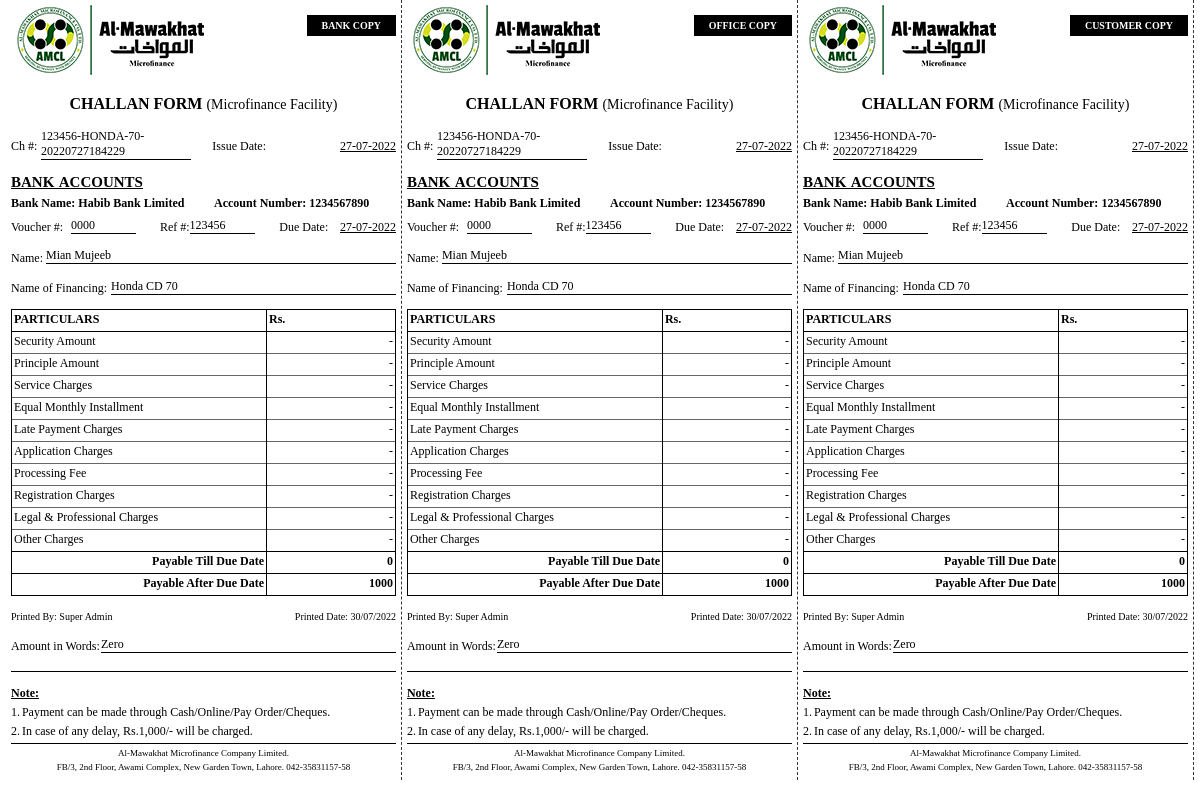
The page /challan/123456-HONDA-70-20220727184229/print (signed in) on the database its author committed.
### finance/models.py (models this page shows, shortened)
class EMIChallanProfile(models.Model):
    title = models.CharField(max_length=100)
    logo = models.ImageField(upload_to='challan/logo')
    class Meta:
        verbose_name = 'EMI Challan Profile'
        verbose_name_plural = 'EMI Challan Profiles'

class ApplicantProductChallan(models.Model):
    STATUS_CHOICES = (
        (1, 'Pending'),
        (2, 'Paid'),
        (3, 'Unpaid'),
    )
    status = models.IntegerField(choices=STATUS_CHOICES, default=1)
    applicant = models.ForeignKey(Applicant, on_delete=models.CASCADE, related_name='challans_by_applicant')
    product = models.ForeignKey(ApplicantProduct, on_delete=models.CASCADE, related_name='challans')
    challan_number = models.CharField(max_length=999)
    voucher_numebr = models.CharField(max_length=999)
    reference_numebr = models.CharField(max_length=999)
    issue_date = models.DateField(auto_now_add=True)
    due_date = models.DateField()
    principal_outstanding_amount = models.IntegerField(null=True, blank=True)
    payable_till_due_date = models.IntegerField(null=True, blank=True)
    payable_after_due_date = models.IntegerField(null=True, blank=True)
    class Meta:
        verbose_name = 'Applicant Product Challan'
        verbose_name_plural = 'Applicant Product Challans'

class EMIChallanBankAccount(models.Model):
    STAUTS_CHOICES = (
        (1, 'Active'),
        (2, 'Inactive'),
    )
    status = models.IntegerField(choices=STAUTS_CHOICES, default=1)
    name = models.CharField(max_length=100)
    account_number = models.CharField(max_length=100)
    class Meta:
        verbose_name = 'EMI Challan Bank Account'
        verbose_name_plural = 'EMI Challan Bank Accounts'

class ApplicantProduct(models.Model):
    applicant = models.ForeignKey(Applicant, on_delete=models.CASCADE, related_name='applicant_products')
    product = models.ForeignKey(Product, on_delete=models.CASCADE, related_name='product')
    financing_mode = models.ForeignKey(FinancingMode, on_delete=models.CASCADE, related_name='applicant_products')
    financing_amount = models.DecimalField(max_digits=100, decimal_places=2)
    security_amount = models.DecimalField(max_digits=100, decimal_places=2)
    tenure = models.IntegerField()
    rent = models.IntegerField()
    installment_start_date = models.DateField()
    emi = models.IntegerField()
    date_added = models.DateTimeField(auto_now_add=True)
    added_by = models.ForeignKey(User, on_delete=models.CASCADE, related_name='applicant_product_added_by')
    date_updated = models.DateTimeField(auto_now=True)
    updated_by = models.ForeignKey(User, on_delete=models.CASCADE, null=True, related_name='applicant_product_updated_by')
    class Meta:
        verbose_name = 'Applicant Product'
        verbose_name_plural = 'Applicant Products'

class ApplicantProductChallanDetail(models.Model):
    challan = models.ForeignKey(ApplicantProductChallan, on_delete=models.CASCADE, related_name='challan_details')
    particular = models.ForeignKey(EMIChallanParticular, on_delete=models.CASCADE)
    amount = models.IntegerField()
    class Meta:
        verbose_name = 'Applicant Product Challan Detail'
        verbose_name_plural = 'Applicant Product Challan Details'

class EMIChallanParticular(models.Model):
    STAUTS_CHOICES = (
        (1, 'Active'),
        (2, 'Inactive'),
    )
    status = models.IntegerField(choices=STAUTS_CHOICES, default=1)
    name = models.CharField(max_length=100)
    description = models.TextField(blank=True, null=True)
    class Meta:
        verbose_name = 'EMI Challan Particular'
        verbose_name_plural = 'EMI Challan Particulars'
    def __str__(self):
        return self.name

### applicants/models.py (models this page shows, shortened)
class Applicant(models.Model):
    STAUTS_CHOICES = (
        (1, 'Active'),
        (2, 'Inactive'),
    )
    GENDER_CHOICES = (
        (1, 'Male'),
        (2, 'Female'),
        (3, 'Other'),
    )
    MARITAL_STATUS_CHOICES = (
        (1, 'Married'),
        (2, 'Widowed'),
        (3, 'Separated'),
        (4, 'Divorced'),
        (5, 'Single'),
    )
    JOB_STATUS_CHOICES = (
        (1, 'Employeed'),
        (2, 'Unemployeed'),
    )
    RESIDENCE_STATUS_CHOICES = (
        (1, 'Personal'),
        (2, 'Rent'),
    )
    ORGANIZATION_TYPEs_CHOICES = (
        (1, 'Gov'),
        (2, 'Private'),
    )
    status = models.IntegerField(choices=STAUTS_CHOICES, default=1)
    refrence_number = models.CharField(max_length=100)
    salutation = models.IntegerField()
    name = models.CharField(max_length=120)
    father_husband_name = models.CharField(max_length=120)
    mother_name = models.CharField(max_length=120)
    cnic = models.CharField(max_length=20)
    dob = models.DateField()
    gender = models.IntegerField(choices=GENDER_CHOICES)
    marital_status = models.IntegerField(choices=MARITAL_STATUS_CHOICES)
    phone = models.CharField(max_length=20)
    whatsapp = models.CharField(max_length=30)
    email = models.EmailField()
    education = models.CharField(max_length=150)
    education_institute = models.CharField(max_length=120)
    education_verification = models.FileField(upload_to="education_verification/")
    job_status = models.IntegerField(choices=JOB_STATUS_CHOICES)
    residence_status = models.IntegerField(choices=RESIDENCE_STATUS_CHOICES)
    monthly_rent = models.DecimalField(max_digits=15, decimal_places=2, null=True, blank=True)
    mailing_address = models.CharField(max_length=255)
    residing_duration = models.IntegerField()
    current_address = models.CharField(max_length=255)
    profession = models.CharField(max_length=100)
    organization = models.CharField(max_length=150)
    organization_type = models.IntegerField(choices=ORGANIZATION_TYPEs_CHOICES)
    doj = models.DateField()
    experience = models.IntegerField()
    monthly_income = models.DecimalField(max_digits=50, decimal_places=2)
    office_phone = models.CharField(max_length=20)
    office_email = models.EmailField()
    office_address = models.CharField(max_length=255)
    previous_loan = models.DecimalField(max_digits=100, decimal_places=2)
    previous_loan_deduction = models.DecimalField(max_digits=100, decimal_places=2)
    monthly_other_income = models.DecimalField(max_digits=100, decimal_places=2)
    monthly_expense = models.DecimalField(max_digits=100, decimal_places=2)
    remarks = models.TextField(null=True, blank=True)
    photo = models.ImageField(upload_to='Applicants/')
    date_added = models.DateTimeField(auto_now_add=True)
    added_by = models.ForeignKey(User, on_delete=models.CASCADE, related_name='applicant_added_by')
    date_updated = models.DateTimeField(auto_now=True)
    updated_by = models.ForeignKey(User, on_delete=models.CASCADE, null=True, related_name='applicant_updated_by')
    class Meta:
        verbose_name = 'Applicant'
        verbose_name_plural = 'Applicants'
        db_table = 'Applicants'

### inventory/models.py (models this page shows, shortened)
class Product(models.Model):
    STAUTS_CHOICES = (
        (1, 'Active'),
        (2, 'Inactive'),
    )
    status = models.IntegerField(choices=STAUTS_CHOICES, default=1)
    code = models.CharField(max_length=20)
    name = models.CharField(max_length=100)
    category = models.ForeignKey(ProductCategory, on_delete=models.CASCADE, related_name="related_products")
    brand = models.CharField(max_length=150)
    model = models.CharField(max_length=150)
    price = models.FloatField()
    description = RichTextField(null=True, blank=True)
    picture = models.ImageField(null=True, blank=True, upload_to="Products/")
    date_added = models.DateTimeField(auto_now_add=True)
    added_by = models.ForeignKey(User, on_delete=models.CASCADE, related_name='products_added_by')
    date_updated = models.DateTimeField(auto_now=True, null=True)
    updated_by = models.ForeignKey(User, on_delete=models.CASCADE, related_name='products_updated_by', null=True)
    class Meta:
        verbose_name = 'Product'
        verbose_name_plural = 'Products'
        db_table = 'Products'

### finance/views.py (the view)
# urls.py: path('challan/<str:challan_number>/print', printChallan, name='print-challan'),
@login_required
def printChallan(request, challan_number):
    profile = EMIChallanProfile.objects.first()
    bank_accounts = EMIChallanBankAccount.objects.filter(status=1)
    particulars = EMIChallanParticular.objects.filter(status=1)
    challan = get_object_or_404(ApplicantProductChallan, challan_number=challan_number)
    context = {
        'range': range(3),
        'profile' : profile,
        'bank_accounts' : bank_accounts,
        'challan' : challan,
        'particulars' : particulars,
    }
    return render(request, 'finance/challan.html', context)

### templates/finance/Challan.html (shortened to what this page needs)
{% load custom_tags %}
<!doctype html>
<html>
<head>
</head>
<body>
    <table width="99%" border="0" class="page" cellpadding="5" cellspacing="10" align="center"
        style="border-collapse:collapse; margin-top:0px;">
        <tr>
            {% for n in range %}
            <td width="341" valign="top" class="table-data">
                <img src="{{profile.logo.url}}" />
                {% if n == 0 %}
                <h5 class="copy">BANK COPY</h5>
                {% elif n == 1 %}
                <h5 class="copy">OFFICE COPY</h5>
                {% else %}
                <h5 class="copy">CUSTOMER COPY</h5>
                {% endif %}
                <table style="border-collapse:collapse; margin-bottom: 0.4rem;" " width=" 100% " border="
                    0 " cellpadding=" 0 " cellspacing=" 0 ">
                    <div class=" heading ">
                        <b>CHALLAN FORM <span class=" span ">(Microfinance Facility)</span></b>
                    </div>
                    <tr>
                        <td width=" 30 " style=" text-align:left; ">Ch #:</td>
                        <td width=" 150 "><span style=" width:100%;display:inline-block; overflow:hidden;
                    border-bottom:1px solid; ">  {{challan.challan_number}} </span></td>
                        <td width=" 75 " style=" text-align:right; ">Issue Date:</td>
                        <td style=" text-align:right; text-decoration:underline; ">{{challan.issue_date|date:"d-m-Y"}}</td>
                    </tr>
                </table>
                <table style=" border-collapse:collapse; margin-bottom: 0.4rem; " width=" 100% " border="
                    0 " cellpadding=" 0 " cellspacing=" 0 ">
                    <h4 style=" text-align:left; margin-bottom:5px; text-decoration:underline; ">BANK ACCOUNTS</h4>
                    {% for i in bank_accounts %}
                    <tr>
                        <th style=" text-align:left ">Bank Name: {{i.name}}</th>
                        <th style=" text-align:left ">Account Number: {{i.account_number}}</th>
                    </tr>
                    {% endfor %}
                </table>
                <table style=" border-collapse:collapse; margin-bottom: 0.4rem; " width=" 100% " border="
                    0 " cellpadding=" 0 " cellspacing=" 0 ">
                    <tr>
                        <td width=" 60 " style=" text-align:left; ">Voucher #:</td>
                        <td><span style=" width:65px; display:inline-block; overflow:hidden; border-bottom:1px solid; "> 0000 </span></td>
                        <td width=" 40 " style=" text-align:right; ">Ref #:</td>
                        <td><span style=" width:65px;display:inline-block; overflow:hidden; border-bottom:1px solid; ">  {{challan.applicant.refrence_number}} </span></td>
                        <td width=" 60 " style=" text-align:right; ">Due Date:</td>
                        <td style=" text-align:right; text-decoration:underline; ">{{challan.due_date|date:"d-m-Y"}}</td>
                    </tr>
                </table>
                <table style=" border-collapse:collapse; margin-bottom: 0.4rem; " width=" 100% " border="
                    0 " cellpadding=" 0 " cellspacing=" 0 ">
                    <tr>
                        <td width=" 35 " style=" text-align:left; ">Name: </td>
                        <td><span style=" width: 100%; display:inline-block; overflow:hidden; border-bottom:1px solid; "> {{challan.applicant.name}} </span></td>
                    </tr>
                </table>
                <table style=" border-collapse:collapse; margin-bottom: 0.4rem; " width=" 100% " border="
                    0 " cellpadding=" 0 " cellspacing=" 0 ">
                    <tr>
                        <td width=" 100 " style=" text-align:left; ">Name of Financing: </td>
                        <td><span style=" width: 100%; display:inline-block; overflow:hidden; border-bottom:1px solid; "> {{challan.product.product.name}} </span></td>
                    </tr>
                </table>
                <table style=" border-collapse:collapse; border:1px solid #666; " cellpadding=" 2 " cellspacing="
                    2 " border=" 1 " width=" 100% ">
                    <tr>
                        <td style=" font-weight:bold; border: 1.5px solid #000; " width=" 250 ">PARTICULARS</td>
                        <td style=" font-weight:bold; border: 1.5px solid #000; ">Rs.</td>
                    </tr>
                    {% for i in challan.challan_details.all %}
                    <tr>
                        <td class=" border-l-r ">{{i.particular}}</td>
                        <td class=" border-l-r " style=" text-align: right">
                    {% if i.amount != 0 %}
                    {{i.amount}}
                    {% else %}
                    -
                    {% endif %}
            </td>
        </tr>
        {% endfor %}
        <tr>
            <td style=" text-align:right; font-weight:bold; border:1.5px solid #000; ">Payable Till Due Date</td>
            <td style=" text-align:right; font-weight:bold; border:1.5px solid #000; ">{{challan.payable_till_due_date}}
            </td>
        </tr>
        <tr>
            <td style=" text-align:right; font-weight:bold; border:1.5px solid #000; ">Payable After Due Date</td>
            <td style=" text-align:right; font-weight:bold; border:1.5px solid #000; ">
                {{challan.payable_after_due_date}}</td>
        </tr>
    </table>
    <span style=" font-size:10px; float:left; margin-top:15px; ">Printed By: {{request.user.first_name}}
        {{request.user.last_name}}</span>
    <span style=" font-size:10px; float:right; margin:15px 0; ">Printed Date: {% now 'd/m/Y' %}</span>
    <table width=" 100% " border=" 0 " style=" border-collapse:collapse; margin-top:
                    0.4rem; " cellpadding=" 0 " cellspacing=" 5 ">
        <tr>
            <td width=" 90 ">Amount in Words:</td>
            <td><span style=" width:100%; display:inline-block; overflow:hidden; border-bottom:1px solid; ">
                    {% amount_to_words challan.payable_till_due_date as words %} {{words|title}} </span>
            </td>
        </tr>
        <tr>
            <td colspan=" 2 "><span style=" width:100%; display:inline-block; overflow:hidden;
                    border-bottom:1px solid; "> </span></td>
        </tr>
    </table>
    <table width=" 100% " border=" 0 " style=" border-collapse:collapse; margin-top:
                    0.4rem; " cellpadding=" 0 " cellspacing=" 5 ">
        <tr>
            <td colspan=" 2 " style=" text-decoration: underline; font-weight: bold; ">Note:</td>
        </tr>
        <tr>
            <td>1.</td>
            <td>Payment can be made through Cash/Online/Pay Order/Cheques.</td>
        </tr>
        <tr>
            <td>2.</td>
            <td>In case of any delay, Rs.1,000/- will be charged.</td>
        </tr>
        <tr>
            <td colspan=" 2 " style=" border-top: 1.5px solid #000; "></td>
        </tr>
        <tr>
            <td colspan=" 2 " style=" text-align:center; font-size:9px; ">Al-Mawakhat Microfinance Company Limited.</td>
        </tr>
        <tr>
            <td colspan=" 2 " style=" text-align:center; font-size:9px; ">FB/3, 2nd Floor, Awami Complex, New Garden
                Town, Lahore. 042-35831157-58</td>
        </tr>
    </table>
    </td>
    {% endfor %}
    </tr>
    </table>
</body>
</html>

### rows shown on the page
EMIChallanProfile: logo (picture)
ApplicantProductChallan: challan_number "123456-HONDA-70-20220727184229" "123456-HONDA-70-20220727184229" "123456-HONDA-70-20220727184229", issue_date "27-07-2022" "27-07-2022" "27-07-2022", applicant.refrence_number "123456" "123456" "123456", due_date "27-07-2022" "27-07-2022" "27-07-2022", applicant.name "Mian Mujeeb" "Mian Mujeeb" "Mian Mujeeb", product.product.name "Honda CD 70" "Honda CD 70" "Honda CD 70", payable_till_due_date "0" "0" "0", payable_after_due_date "1000" "1000" "1000"
EMIChallanBankAccount: name "Habib Bank Limited", account_number "1234567890"
ApplicantProductChallanDetail: particular "Security Amount"
ApplicantProductChallanDetail: particular "Principle Amount"
ApplicantProductChallanDetail: particular "Service Charges"
ApplicantProductChallanDetail: particular "Equal Monthly Installment"
ApplicantProductChallanDetail: particular "Late Payment Charges"
ApplicantProductChallanDetail: particular "Application Charges"
ApplicantProductChallanDetail: particular "Processing Fee"
ApplicantProductChallanDetail: particular "Registration Charges"
ApplicantProductChallanDetail: particular "Legal & Professional Charges"
ApplicantProductChallanDetail: particular "Other Charges"

### other values the page prints
{{ request.user.first_name }} "Super" "Super" "Super"
{{ request.user.last_name }} "Admin" "Admin" "Admin"
{{ words|title }} "Zero" "Zero" "Zero"
